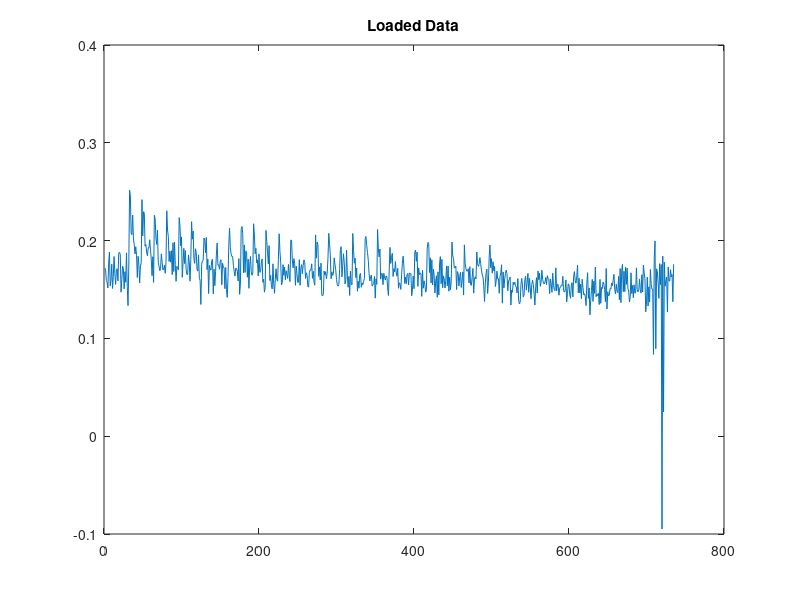
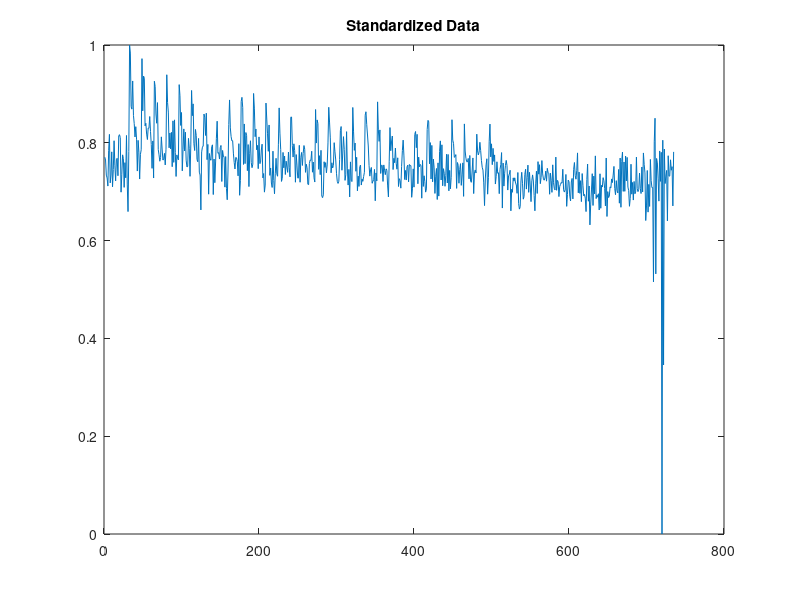
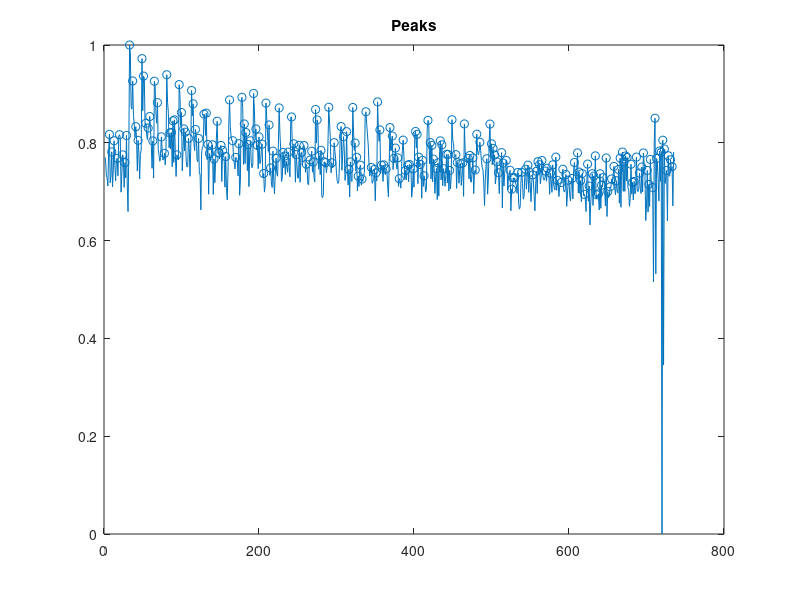

The MATLAB script that drew these images, in order: (Note: this script raises an error after producing the figures.)
%% load data
load('signal_data.mat');
figure; plot(loaded_data);
title('Loaded Data');

%% standardize data
data = loaded_data - min(loaded_data);
data = data/max(data);

figure; plot(data);
title('Standardized Data');

%% Find Peaks
xpeaks = [];
ypeaks = [];
for x_i = 2:length(data)-1
    y_i = data(x_i);
    y_before_peak = data(x_i-1);
    y_after_peak = data(x_i+1);
    
    if y_i>y_before_peak && y_i>y_after_peak
        xpeaks(end+1) = x_i;
        ypeaks(end+1) = y_i;
    end
    
end
%% show peaks
figure; plot(data);
hold on
scatter(xpeaks,ypeaks);
title('Peaks');

%% Threshold peaks
low_peak_index = ypeaks < .8;
ypeaks(index) = [];
xpeaks(index) = [];

%% show new peaks
figure; plot(data);
hold on
scatter(xpeaks,ypeaks);
title('Thresholded Peaks');